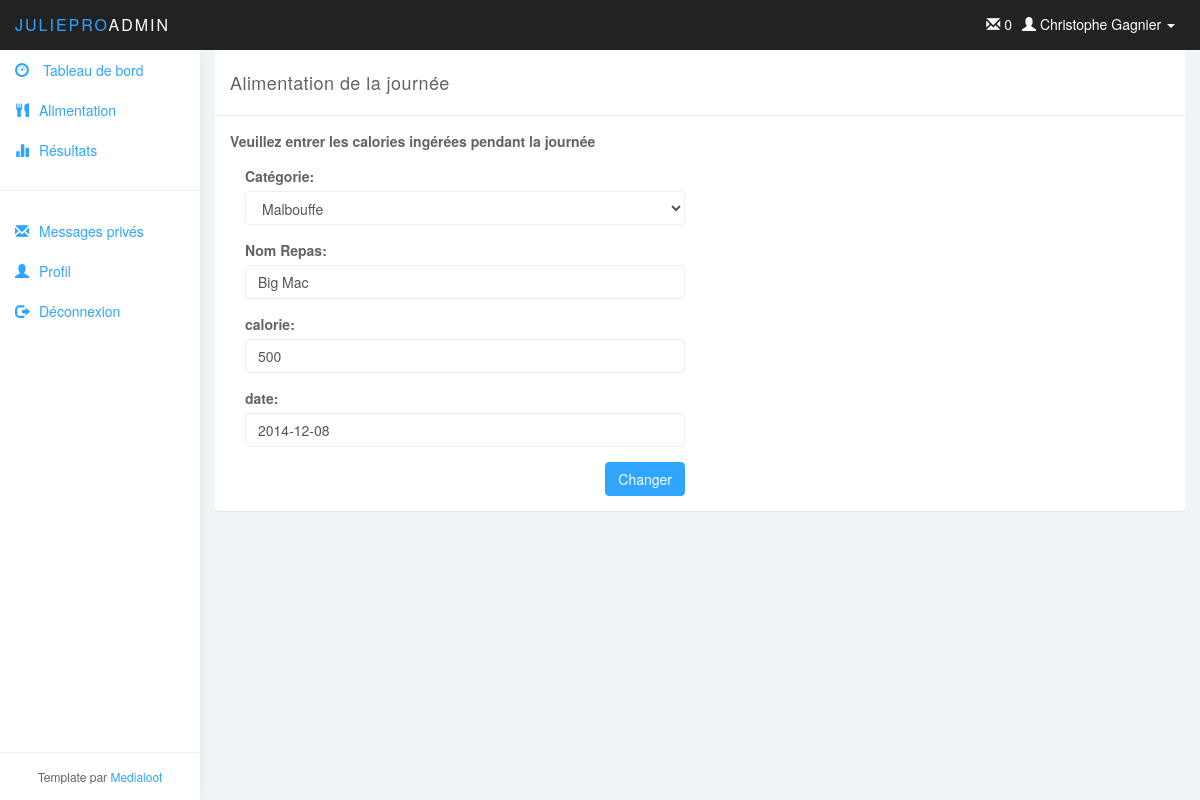
/?action=form_alimentation&edit=1, run on an earlier commit of the app's database.
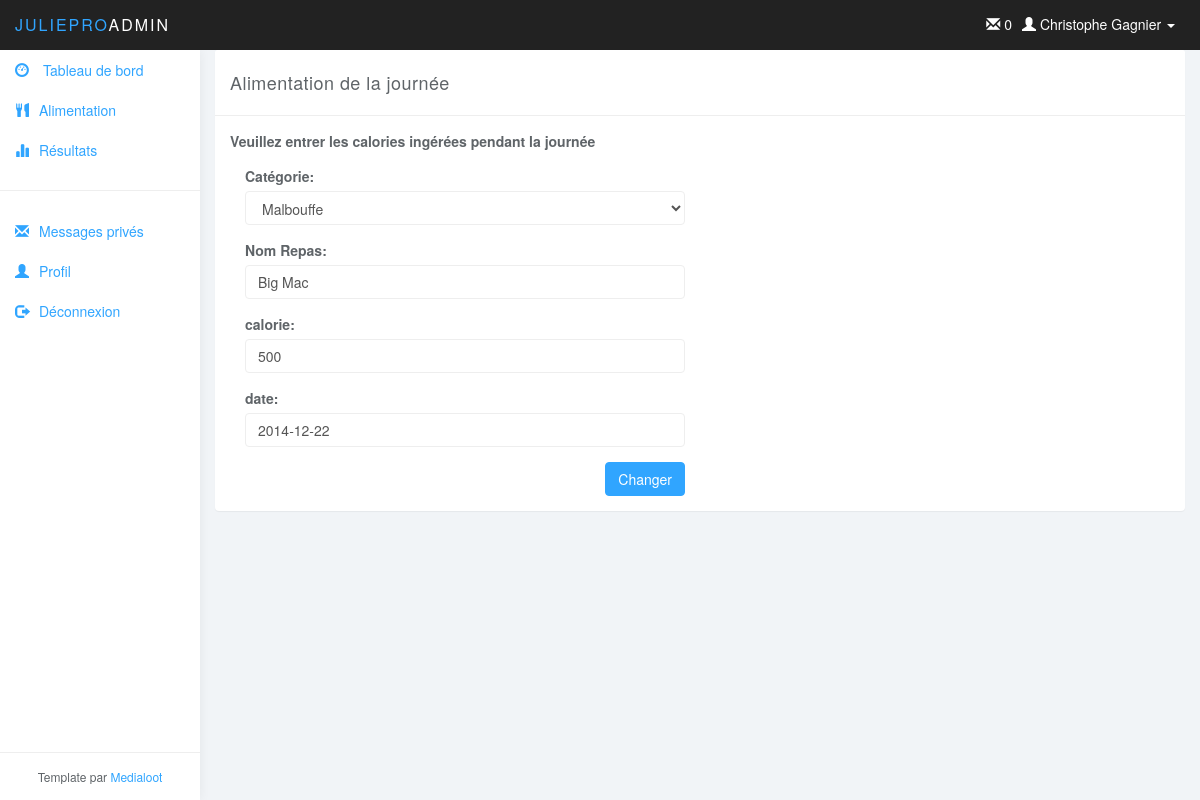
And on a later commit of the database.
### tables this page shows
CREATE TABLE IF NOT EXISTS `alimentation` (
`alimentationID` int(11) NOT NULL,
  `nomRepas` varchar(45) NOT NULL,
  `calorieIngere` int(11) NOT NULL,
  `date` date NOT NULL,
  `categorieID` int(11) NOT NULL,
  `clientID` int(11) NOT NULL
);

### model/alimentation_db.php (called while the page is built, shortened)
<?php
function get_alimentation($userID, $alimentationID)
{
    global $db;
    $query = '      SELECT a.`alimentationID`, a.`nomRepas`, a.`calorieIngere`,`date`, c.categorieID, c.nom
                    FROM `alimentation` a
                    INNER JOIN categorienourriture c
                    on c.categorieID = a.categorieID
                    WHERE a.clientID = '.$userID.' AND a.alimentationID = '.$alimentationID;
    $result = $db->query($query);
    return $result->fetch();
}
function get_all_categorie(){
    global $db;
    $query = 'SELECT * FROM  `categorienourriture` ; ';
    $result = $db->query($query);
    return $result;
}

### model/user_db.php (called while the page is built, shortened)
<?php
function get_user($userID) {
    global $db;
    $query = 'SELECT * FROM utilisateur
              WHERE utilisateurID = '.$userID;
    $result = $db->query($query);
	$result = $result->fetch();
    return $result;
}

### view/form_alimentation.php (the view, shortened to what this page needs)
<?php
if(isset($_GET['edit']))
{
    $edit = true;
    $alimentation = get_alimentation($userInfo['utilisateurID'], $_GET['edit']);
}
else
{
    $edit = false;
}
?>
<div class="panel panel-default">
    <div class="panel-heading">Alimentation de la journée</div>
    <div class="panel-body">
        <strong style="margin-bottom: 15px; display: block;">Veuillez entrer les calories ingérées pendant la journée </strong>
        <div class="col-md-6">
            <form action="?action=view_alimentation" method="post">
                <div class="form-group">
                    <label>Catégorie:</label>
                    <select name="categorie" class="form-control">
                        <?php
                        $categories = get_all_categorie();
                        foreach($categories as $categorieCourante)
                        {
                            echo '<option value="'.$categorieCourante['categorieID'].'"';
                            if($edit && $categorieCourante['categorieID'] == $alimentation['categorieID'])
                                echo ' selected ';
                            echo '>'.$categorieCourante['nom'].'</option>';
                        }
                        ?>
                    </select>
                </div>
                <div class="form-group">
                    <label>Nom Repas:</label>
                    <input class="form-control" value="<?php if($edit) echo $alimentation['nomRepas']; ?>" required name="nomRepas">
                </div>
                <div class="form-group">
                    <label>calorie:</label>
                    <input class="form-control" value="<?php if($edit) echo $alimentation['calorieIngere']; ?>"  required name="calorieIngere">
                </div>
                <div class="form-group">
                    <label>date:</label>
                    <input class="form-control"  id="datepicker" name="date" value="<?php if($edit) echo $alimentation['date']; else echo date('Y-m-d'); ?>" >
                </div>
                <button type="submit" class="btn btn-primary pull-right" name="action" value="<?php if($edit) echo 'update_alimentation">Changer'; else echo 'insert_alimentation">Ajouter'; ?></button>
            </form>
        </div>
        <div class="col-md-6">
        </div>
    </div>
</div>

What changed in the data, as far as the page shows it:
changed alimentation "Big Mac": date "2014-12-08" → "2014-12-22"
